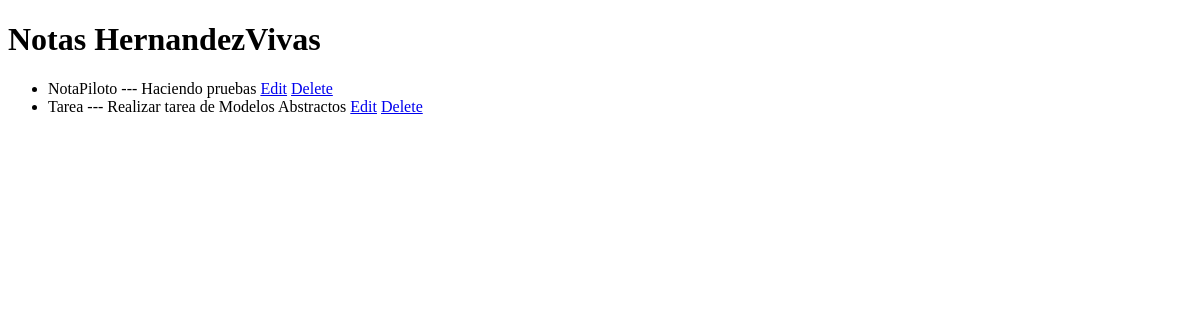
The page /notes_HernandezVivas/ on the database as committed earlier.
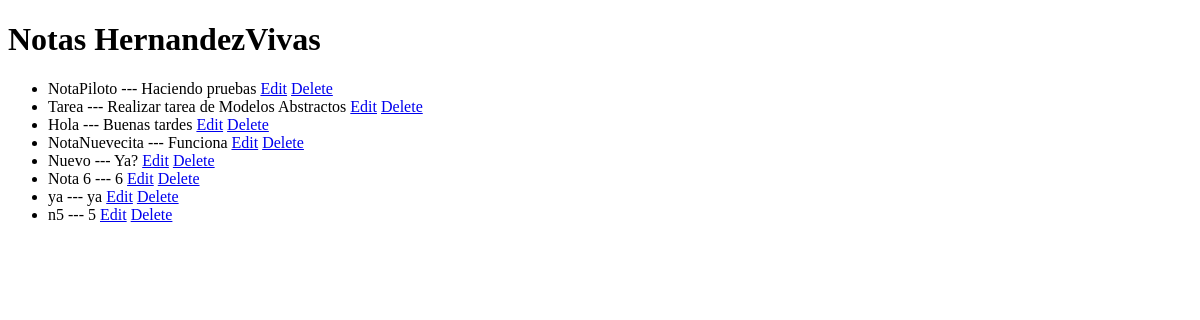
The same page on the database as committed later.
### notes_HernandezVivas/models.py (models this page shows, shortened)
class Note(models.Model):
    user = models.ForeignKey(User, on_delete=models.CASCADE, related_name='notes')
    title = models.CharField(max_length=200)
    content = models.TextField()
    creation_date = models.DateTimeField(auto_now_add=True)

### notes_HernandezVivas/views.py (the view)
# urls.py: path('', HomePageView.as_view(), name='home'),
class HomePageView(ListView):
    template_name = "notes/note_list_HernandezVivas.html"
    model = Note

### templates/notes/note_list_HernandezVivas.html (shortened to what this page needs)
<!DOCTYPE html>
<html lang="en">
<head>
</head>
<body>
    <h1>Notas HernandezVivas</h1>
    <ul>
        {% for nota in object_list %}
            <li> {{ nota.title }} --- {{nota.content}} <a href="{% url 'edit' nota.id %} ">Edit</a> <a href="{% url 'delete' nota.id %}">Delete</a > </li>
        {% endfor %}
    </ul>
</body>
</html>

Rows that differ between the two databases and show on the page:
added Note: title "Hola", content "Buenas tardes"
added Note: title "NotaNuevecita", content "Funciona"
added Note: title "Nuevo", content "Ya?"
added Note: title "Nota 6", content "6"
added Note: title "ya", content "ya"
added Note: title "n5", content "5"
